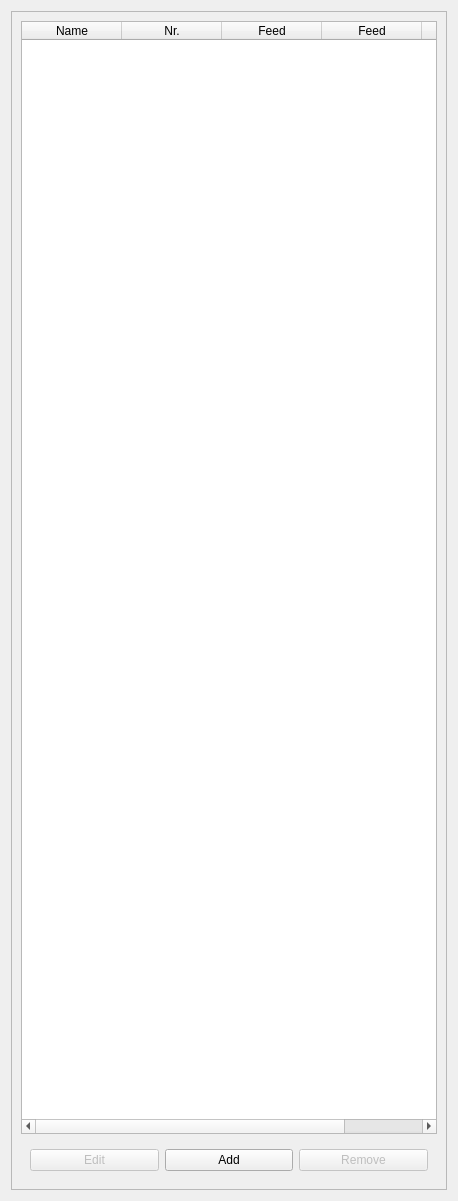
      <widget class="QWidget" name="page">
       <property name="geometry">
        <rect>
         <x>0</x>
         <y>0</y>
         <width>458</width>
         <height>1201</height>
        </rect>
       </property>
       <attribute name="label">
        <string>Tools</string>
       </attribute>
       <layout class="QVBoxLayout" name="verticalLayout_7">
        <item>
         <widget class="QFrame" name="frame_2">
          <property name="frameShape">
           <enum>QFrame::StyledPanel</enum>
          </property>
          <property name="frameShadow">
           <enum>QFrame::Raised</enum>
          </property>
          <layout class="QVBoxLayout" name="verticalLayout_6">
           <item>
            <widget class="QTableWidget" name="toolControllerList">
             <attribute name="verticalHeaderVisible">
              <bool>false</bool>
             </attribute>
             <column>
              <property name="text">
               <string>Name</string>
              </property>
             </column>
             <column>
              <property name="text">
               <string>Nr.</string>
              </property>
             </column>
             <column>
              <property name="text">
               <string>Feed</string>
              </property>
              <property name="icon">
               <iconset theme="object-flip-horizontal">
                <normaloff>../../../../../../../../.designer/backup</normaloff>../../../../../../../../.designer/backup</iconset>
              </property>
             </column>
             <column>
              <property name="text">
               <string>Feed</string>
              </property>
              <property name="icon">
               <iconset theme="object-flip-vertical">
                <normaloff>../../../../../../../../.designer/backup</normaloff>../../../../../../../../.designer/backup</iconset>
              </property>
             </column>
             <column>
              <property name="text">
               <string>Spindle</string>
              </property>
             </column>
            </widget>
           </item>
           <item>
            <widget class="QWidget" name="widget_4" native="true">
             <layout class="QHBoxLayout" name="horizontalLayout_2">
              <item>
               <widget class="QPushButton" name="toolControllerEdit">
                <property name="enabled">
                 <bool>false</bool>
                </property>
                <property name="text">
                 <string>Edit</string>
                </property>
               </widget>
              </item>
              <item>
               <widget class="QPushButton" name="toolControllerAdd">
                <property name="text">
                 <string>Add</string>
                </property>
               </widget>
              </item>
              <item>
               <widget class="QPushButton" name="toolControllerDelete">
                <property name="enabled">
                 <bool>false</bool>
                </property>
                <property name="text">
                 <string>Remove</string>
                </property>
               </widget>
              </item>
             </layout>
            </widget>
           </item>
          </layout>
         </widget>
        </item>
       </layout>
      </widget>
